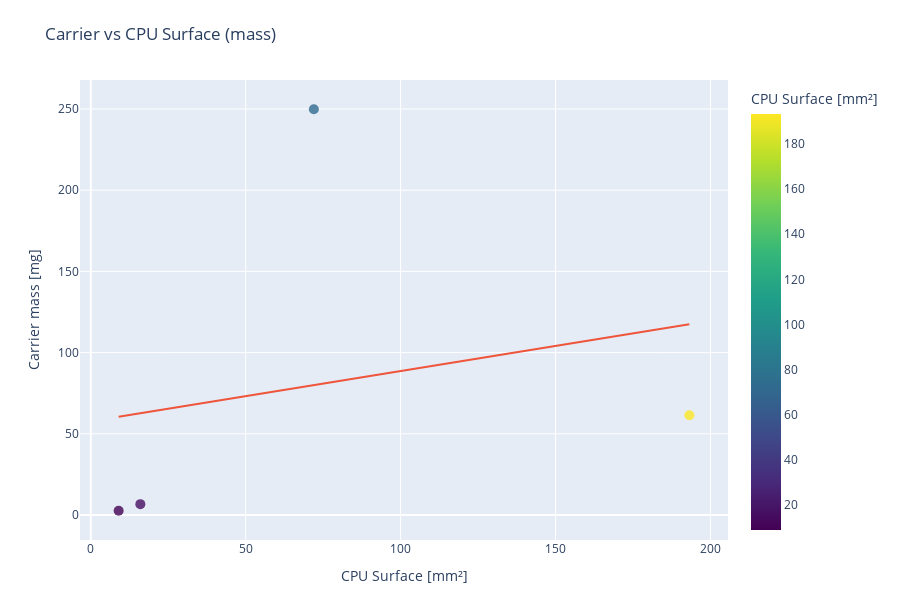

Notebook code for this chart:
### Code cell
plot_cpu_category_relation(
    dfs_high_level,
    category='carrier',
    category_level='high',
    socket_type='LGA',
    y_value_type='mass',
    x_axis='surface'
)

### Figure 1 — Plotly figure (JSON) as saved in the notebook; plotly's stock layout.template omitted (floating-point values rounded to 4 significant figures)
{"data": [{"hovertemplate": "<b>%{hovertext}</b><br><br>CPU Surface [mm²]=%{marker.color}<br>Carrier mass [mg]=%{y}<extra></extra>", "hovertext": ["A2XZ*AU23CDF ", "D53N*MT78ADA ", "MA006046957*PASCO2V15", "SAVT*WRAVAA4"], "legendgroup": "", "marker": {"color": [72.0, 9.0, 193.2, 16.0], "coloraxis": "coloraxis", "opacity": 0.8, "size": 10, "symbol": "circle"}, "mode": "markers", "name": "", "orientation": "v", "showlegend": false, "type": "scatter", "x": [72.0, 9.0, 193.2, 16.0], "xaxis": "x", "y": [249.8, 2.648, 61.47, 6.714], "yaxis": "y"}, {"hovertemplate": "<b>OLS trendline</b><br>Category Value = 0.308846 * Surface [mm²] + 57.7532<br>R<sup>2</sup>=0.051286<br><br>CPU Surface [mm²]=%{x}<br>Carrier mass [mg]=%{y} <b>(trend)</b><extra></extra>", "legendgroup": "", "marker": {"opacity": 0.8, "size": 10, "symbol": "circle"}, "mode": "lines", "name": "", "showlegend": false, "type": "scatter", "x": [9.0, 16.0, 72.0, 193.2], "xaxis": "x", "y": [60.53, 62.69, 79.99, 117.4], "yaxis": "y"}], "layout": {"coloraxis": {"colorbar": {"title": {"text": "CPU Surface [mm²]"}}, "colorscale": [[0, "#440154"], [0.1111, "#482878"], [0.2222, "#3e4989"], [0.3333, "#31688e"], [0.4444, "#26828e"], [0.5556, "#1f9e89"], [0.6667, "#35b779"], [0.7778, "#6ece58"], [0.8889, "#b5de2b"], [1, "#fde725"]]}, "height": 600, "legend": {"tracegroupgap": 0}, "margin": {"b": 60, "l": 80, "r": 60, "t": 80}, "title": {"text": "Carrier vs CPU Surface (mass)"}, "xaxis": {"anchor": "y", "domain": [0, 1], "title": {"text": "CPU Surface [mm²]"}}, "yaxis": {"anchor": "x", "domain": [0, 1], "title": {"text": "Carrier mass [mg]"}}}}
